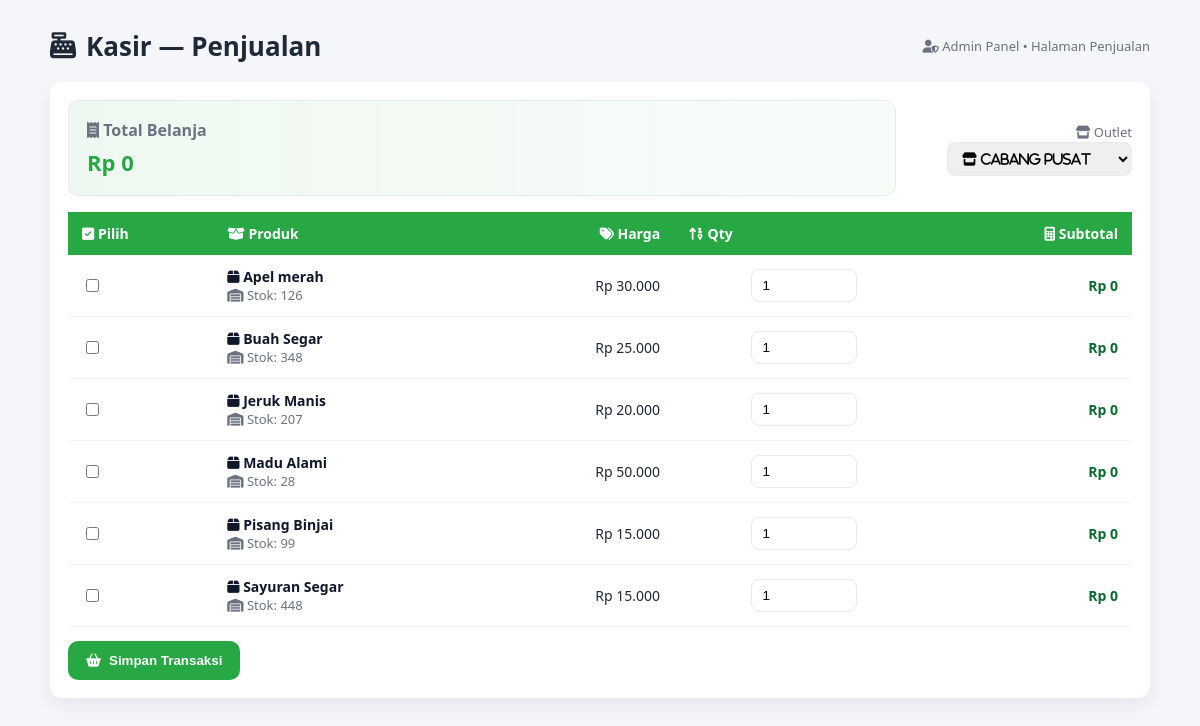
Page /admin/penjualan.php on the committed database.
### tables this page shows
CREATE TABLE `produk` (
  `id` int(11) NOT NULL,
  `nama` varchar(100) DEFAULT NULL,
  `harga` int(11) DEFAULT NULL,
  `stok` int(11) NOT NULL DEFAULT 0,
  `gambar` varchar(200) DEFAULT NULL
);

### admin/penjualan.php (the view, shortened to what this page needs)
<?php
include '../db.php';
$default_outlet_id = 1;
$produk_q = mysqli_query($conn, "SELECT id, nama, harga, stok, gambar FROM produk ORDER BY nama ASC");
?>
<!DOCTYPE html>
<html lang="id">
<head>
<link rel="stylesheet" href="https://cdnjs.cloudflare.com/ajax/libs/font-awesome/6.4.2/css/all.min.css">
</head>
<body>
<div class="container">
  <div class="header">
    <h1><i class="fas fa-cash-register"></i> Kasir — Penjualan</h1>
    <div class="muted"><i class="fas fa-user-shield"></i> Admin Panel • Halaman Penjualan</div>
  </div>
  <div class="card">
    <div class="summary">
      <div class="total-card">
        <div class="total-label"><i class="fas fa-receipt"></i> Total Belanja</div>
        <div id="totalValue" class="total-value">Rp 0</div>
      </div>
      <div style="width:220px;text-align:right;">
        <label class="muted" style="font-size:13px;"><i class="fas fa-store"></i> Outlet</label>
        <div>
          <select name="outlet_id" form="formKasir" style="padding:8px 10px;border-radius:8px;border:1px solid #e6e9ee;">
            <?php
              $outlet_q = mysqli_query($conn,"SELECT id,nama_outlet FROM outlet ORDER BY nama_outlet ASC");
              while($o=mysqli_fetch_assoc($outlet_q)){
                $sel=($o['id']==$default_outlet_id)?'selected':'';
                echo "<option value=\"{$o['id']}\" $sel>&#xf54e; ".htmlspecialchars($o['nama_outlet'])."</option>";
              }
            ?>
          </select>
        </div>
      </div>
    </div>
    <form id="formKasir" method="post">
      <table class="products">
        <thead>
          <tr>
            <th><i class="fas fa-check-square"></i> Pilih</th>
            <th><i class="fas fa-box-open"></i> Produk</th>
            <th style="text-align:right;"><i class="fas fa-tags"></i> Harga</th>
            <th><i class="fas fa-sort-numeric-up"></i> Qty</th>
            <th style="text-align:right;"><i class="fas fa-calculator"></i> Subtotal</th>
          </tr>
        </thead>
        <tbody>
          <?php while($p=mysqli_fetch_assoc($produk_q)): ?>
          <tr data-id="<?= $p['id'] ?>">
            <td><input type="checkbox" name="produk[<?= $p['id'] ?>]" value="<?= $p['id'] ?>" class="chk" data-price="<?= $p['harga'] ?>"></td>
            <td>
              <div class="product-name"><i class="fas fa-box"></i> <?= htmlspecialchars($p['nama']) ?></div>
              <div class="muted"><i class="fas fa-warehouse"></i> Stok: <?= $p['stok'] ?></div>
            </td>
            <td style="text-align:right;">Rp <?= number_format($p['harga'],0,',','.') ?></td>
            <td style="text-align:center;"><input type="number" name="qty[<?= $p['id'] ?>]" value="1" min="1" class="qty" data-id="<?= $p['id'] ?>"></td>
            <td class="subtotal-cell" id="st-<?= $p['id'] ?>">Rp 0</td>
          </tr>
          <?php endwhile; ?>
        </tbody>
      </table>
      <button type="submit" name="simpan" class="btn"><i class="fas fa-shopping-basket"></i> Simpan Transaksi</button>
    </form>
  </div>
</div>
</body>
</html>

### admin/penjualan.php (style rules this page uses)
:root { --green:#28a745;--green-dark:#218838;--bg:#f4f6f9;--card:#ffffff;--muted:#6b7280; }
body { font-family:'Segoe UI',Roboto,Arial,sans-serif;background:var(--bg);margin:0;padding:28px;color:#1f2937; }
.container { max-width:1100px;margin:0 auto; }
.header { display:flex;justify-content:space-between;align-items:center;margin-bottom:18px; }
h1 { margin:0;font-size:26px;font-weight:700;display:flex;align-items:center;gap:10px; }
.card { background:var(--card);border-radius:12px;padding:18px;box-shadow:0 8px 20px rgba(15,23,42,0.06); }
.summary { display:flex;gap:16px;align-items:center;margin-bottom:16px; }
.total-card { flex:1;padding:18px;border-radius:10px;background:linear-gradient(90deg,rgba(40,167,69,0.08),rgba(40,167,69,0.03));border:1px solid rgba(40,167,69,0.09);transition:transform .18s,box-shadow .18s; }
.total-label { color:var(--muted);font-weight:600; }
.total-value { font-size:22px;font-weight:800;color:var(--green);margin-top:6px; }
table.products { width:100%;border-collapse:collapse;margin-top:8px;font-size:14px; }
table.products thead th { text-align:left;padding:12px 14px;background:var(--green);color:white;font-weight:700; }
table.products tbody tr { background:#fff;transition:background .18s,transform .12s; }
table.products td { padding:12px 14px;border-bottom:1px solid #f1f5f9;vertical-align:middle; }
.product-name { font-weight:600;color:#0f172a; }
.muted { color:var(--muted);font-size:13px; }
input[type="number"] { width:84px;padding:8px 10px;border-radius:8px;border:1px solid #e6e9ee; }
.btn { background:var(--green);color:#fff;border:none;padding:12px 18px;border-radius:10px;cursor:pointer;font-weight:700;margin-top:14px;transition:transform .12s,box-shadow .12s;display:flex;align-items:center;gap:8px; }
.subtotal-cell { font-weight:700;color:#0b6b2d;text-align:right; }
select { font-family: "Font Awesome 6 Free", Arial; font-weight: 600; }

### rows in the picture
produk: nama "Apel merah", stok "126", harga "30.000"
produk: nama "Buah Segar", stok "348", harga "25.000", id "1"
produk: nama "Jeruk Manis", stok "207", harga "20.000"
produk: nama "Madu Alami", stok "28", harga "50.000"
produk: nama "Pisang Binjai", stok "99", harga "15.000"
produk: nama "Sayuran Segar", stok "448", harga "15.000"
